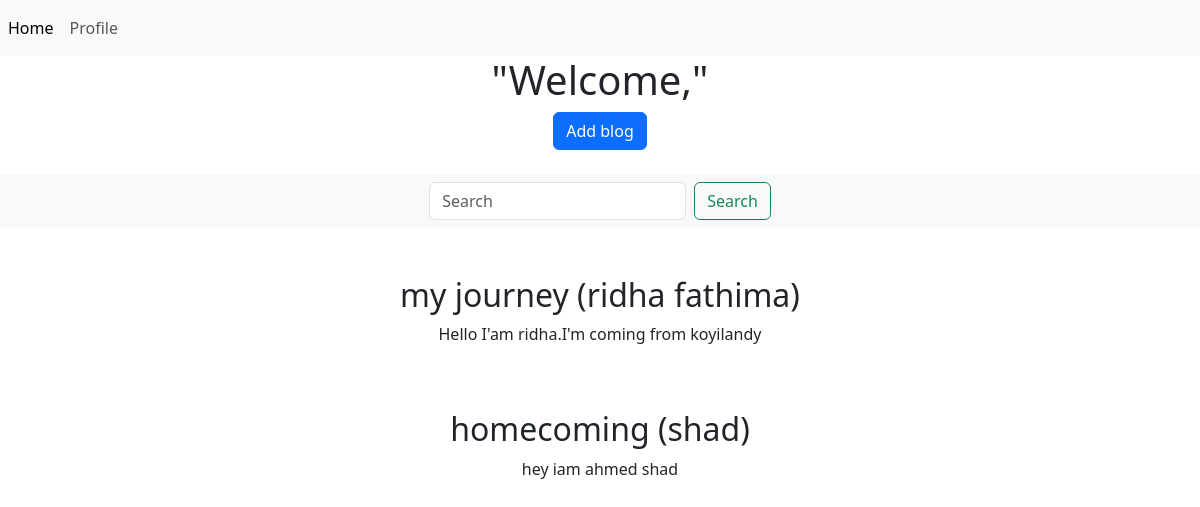
Page /search (signed in) on the committed database.
### app1/models.py (models this page shows, shortened)
class Blog(models.Model):
    title=models.CharField(max_length=80)
    content=models.CharField(max_length=1000)
    username=models.ForeignKey(Register,on_delete=models.CASCADE)

class Register(models.Model):
    username=models.CharField(max_length=50,unique=True)
    email=models.EmailField(unique=True)
    password=models.CharField(max_length=30)
    def __str__(self):
        return self.username

### app1/views.py (the view)
# urls.py: path('search',views.search),
def search(request):
    if 'id' in request.session:
        username=request.session['id']
        data = None
        search_data = None
        if request.method == "GET":
            search = request.GET.get('search')
            if search:
                search_data = Blog.objects.filter(title__icontains=search)
            else:
                data = Blog.objects.all()
        return render(request, 'home.html', {'data2': data, 'blog': search_data,'data':username})
    else:
        return redirect(display2)

### template/home.html (shortened to what this page needs)
<!DOCTYPE html>
<html lang="en">
<head>
        <link href="https://cdn.jsdelivr.net/npm/bootstrap@5.3.2/dist/css/bootstrap.min.css" rel="stylesheet">
</head>
<body>
<nav class="navbar navbar-expand-lg bg-body-tertiary">
    <div class="collapse navbar-collapse" id="navbarNavAltMarkup">
      <div class="navbar-nav">
        <a class="nav-link active" aria-current="page" href="home">Home</a>
        <a class="nav-link" href="profile">Profile</a>
      </div>
    </div>
</nav>
<center>
    <h1>"Welcome,{{data.username}}"</h1>
    <a class="btn btn-primary" href="blog" role="button">Add blog</a><br><br>
    <nav class="navbar bg-body-tertiary">
<div class="container-fluid d-flex justify-content-center align-items-center">
    <form class="d-flex" role="search" action="search" method="get">
        <input class="form-control me-2" type="search" placeholder="Search" aria-label="Search" name="search">
        <button class="btn btn-outline-success" type="submit">Search</button>
    </form>
</div>
</nav><br><br>
    {% if blog %}
    {% for i in blog %}
    <div class="container">
        <h2>{{i.title}} ({{i.username}})</h2>
        <p>{{i.content}}</p>
    </div>
    {% endfor %}
    {% elif data2 %}
    {% for i in data2 %}
    <div class="container">
        <h2>{{i.title}} ({{i.username}})</h2>
        <p>{{i.content}}</p>
    </div><br><br>
    {% endfor %}
    {% endif %}
</center>
</body>
</html>

### rows in the picture
Blog: title "my journey", username "ridha fathima", content "Hello I'am ridha.I'm coming from koyilandy"
Blog: title "homecoming", username "shad", content "hey iam ahmed shad"
